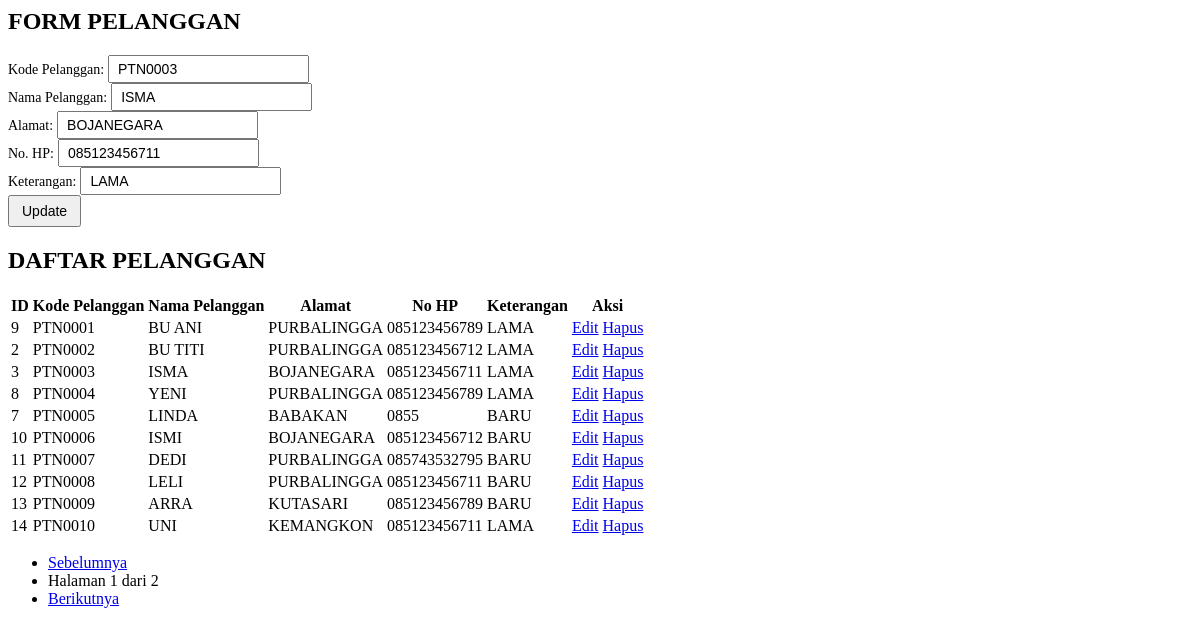
The app's page /form_pelanggan.php?edit=3 with its own data.
### tables this page shows
CREATE TABLE `pelanggan` (
  `id` int(11) NOT NULL,
  `kode_pelanggan` varchar(20) NOT NULL,
  `nama_pelanggan` varchar(100) NOT NULL,
  `alamat` varchar(200) NOT NULL,
  `no_hp` varchar(20) NOT NULL,
  `tagihan` int(11) NOT NULL,
  `keterangan` varchar(100) NOT NULL
);

### form_pelanggan.php (the view, shortened to what this page needs)
<?php
include 'config/koneksi.php';
$row = [];
if (isset($_GET['edit'])) {
    $id = $_GET['edit'];
    $result = $conn->query("SELECT * FROM pelanggan WHERE id=$id");
    $row = $result->fetch_assoc();
}
$limit = 10;
$page = isset($_GET['halaman']) ? (int) $_GET['halaman'] : 1;
$offset = ($page - 1) * $limit;
$sql_count = "SELECT COUNT(*) as total FROM pelanggan";
$result_count = $conn->query($sql_count);
$total_data = $result_count->fetch_assoc()['total'];
$total_halaman = ceil($total_data / $limit);
$sql_data = "SELECT * FROM pelanggan ORDER BY kode_pelanggan ASC LIMIT $limit OFFSET $offset";
$data_pelanggan = $conn->query($sql_data);
?>
<div>
    <div class="card shadow-sm border rounded-3 p-4 mb-5 mx-auto" style="max-width: 500px;">
        <h2 class="mb-4 fs-5">FORM PELANGGAN</h2>
        <form action="form_pelanggan.php" method="POST">
            <div class="mb-2">
                <label for="kode_pelanggan" class="form-label">Kode Pelanggan:</label>
                <input type="text" class="form-control form-control-sm-custom" name="kode_pelanggan" required value="<?= $row['kode_pelanggan'] ?? '' ?>">
            </div>
            <div class="mb-2">
                <label for="nama_pelanggan" class="form-label">Nama Pelanggan:</label>
                <input type="text" class="form-control form-control-sm-custom" name="nama_pelanggan" required value="<?= $row['nama_pelanggan'] ?? '' ?>">
            </div>
            <div class="mb-2">
                <label for="alamat" class="form-label">Alamat:</label>
                <input type="text" class="form-control form-control-sm-custom" name="alamat" required value="<?= $row['alamat'] ?? '' ?>">
            </div>
            <div class="mb-2">
                <label for="no_hp" class="form-label">No. HP:</label>
                <input type="text" class="form-control form-control-sm-custom" name="no_hp" required value="<?= $row['no_hp'] ?? '' ?>">
            </div>
            <div class="mb-2">
                <label for="keterangan" class="form-label">Keterangan:</label>
                <input type="text" class="form-control form-control-sm-custom" name="keterangan" value="<?= $row['keterangan'] ?? '' ?>">
            </div>
            <?php if (isset($row['id'])): ?>
                <button type="submit" name="update" class="btn btn-warning btn-sm">Update</button>
            <?php else: ?>
                <button type="submit" name="save" class="btn btn-primary btn-sm">Simpan</button>
            <?php endif; ?>
        </form>
    </div>
    <div class="card shadow-sm border rounded-3 p-4">
        <h2 class="mb-4">DAFTAR PELANGGAN</h2>
        <div class="table-responsive">
            <table class="table table-bordered table-hover align-middle">
                <thead class="table-light">
                    <tr>
                        <th>ID</th>
                        <th>Kode Pelanggan</th>
                        <th>Nama Pelanggan</th>
                        <th>Alamat</th>
                        <th>No HP</th>
                        <th>Keterangan</th>
                        <th>Aksi</th>
                    </tr>
                </thead>
                <tbody>
                    <?php while ($item = $data_pelanggan->fetch_assoc()): ?>
                        <tr>
                            <td><?= $item['id'] ?></td>
                            <td><?= $item['kode_pelanggan'] ?></td>
                            <td><?= $item['nama_pelanggan'] ?></td>
                            <td><?= $item['alamat'] ?></td>
                            <td><?= $item['no_hp'] ?></td>
                            <td><?= $item['keterangan'] ?></td>
                            <td>
                                <a href="index.php?page=form_pelanggan&edit=<?= $item['id'] ?>" class="btn btn-sm btn-info text-white">Edit</a>
                                <a href="index.php?page=form_pelanggan&delete=<?= $item['id'] ?>" class="btn btn-sm btn-danger" onclick="return confirm('Yakin ingin hapus?')">Hapus</a>
                            </td>
                        </tr>
                    <?php endwhile; ?>
                </tbody>
            </table>
        </div>
        <nav>
            <ul class="pagination">
                <li class="page-item <?= $page <= 1 ? 'disabled' : '' ?>">
                    <a class="page-link" href="index.php?page=form_pelanggan&halaman=<?= $page - 1 ?>">Sebelumnya</a>
                </li>
                <li class="page-item disabled">
                    <span class="page-link">Halaman <?= $page ?> dari <?= $total_halaman ?></span>
                </li>
                <li class="page-item <?= $page >= $total_halaman ? 'disabled' : '' ?>">
                    <a class="page-link" href="index.php?page=form_pelanggan&halaman=<?= $page + 1 ?>">Berikutnya</a>
                </li>
            </ul>
        </nav>
    </div>
</div>

### form_pelanggan.php (style rules this page uses)
.form-control-sm-custom { max-width: 400px; padding: 4px 8px; font-size: 14px; }
label.form-label { font-size: 14px; }
button.btn { font-size: 14px; padding: 6px 12px; }

### records on screen
pelanggan: kode_pelanggan "PTN0003", nama_pelanggan "ISMA", alamat "BOJANEGARA", no_hp "085123456711", keterangan "LAMA", id "3"
pelanggan: id "9", kode_pelanggan "PTN0001", nama_pelanggan "BU ANI", alamat "PURBALINGGA", no_hp "085123456789", keterangan "LAMA"
pelanggan: id "2", kode_pelanggan "PTN0002", nama_pelanggan "BU TITI", alamat "PURBALINGGA", no_hp "085123456712", keterangan "LAMA"
pelanggan: id "8", kode_pelanggan "PTN0004", nama_pelanggan "YENI", alamat "PURBALINGGA", no_hp "085123456789", keterangan "LAMA"
pelanggan: id "7", kode_pelanggan "PTN0005", nama_pelanggan "LINDA", alamat "BABAKAN", no_hp "0855", keterangan "BARU"
pelanggan: id "10", kode_pelanggan "PTN0006", nama_pelanggan "ISMI", alamat "BOJANEGARA", no_hp "085123456712", keterangan "BARU"
pelanggan: id "11", kode_pelanggan "PTN0007", nama_pelanggan "DEDI", alamat "PURBALINGGA", no_hp "085743532795", keterangan "BARU"
pelanggan: id "12", kode_pelanggan "PTN0008", nama_pelanggan "LELI", alamat "PURBALINGGA", no_hp "085123456711", keterangan "BARU"
pelanggan: id "13", kode_pelanggan "PTN0009", nama_pelanggan "ARRA", alamat "KUTASARI", no_hp "085123456789", keterangan "BARU"
pelanggan: id "14", kode_pelanggan "PTN0010", nama_pelanggan "UNI", alamat "KEMANGKON", no_hp "085123456711", keterangan "LAMA"

### other values on screen
$page "1"
$total_halaman "2"
